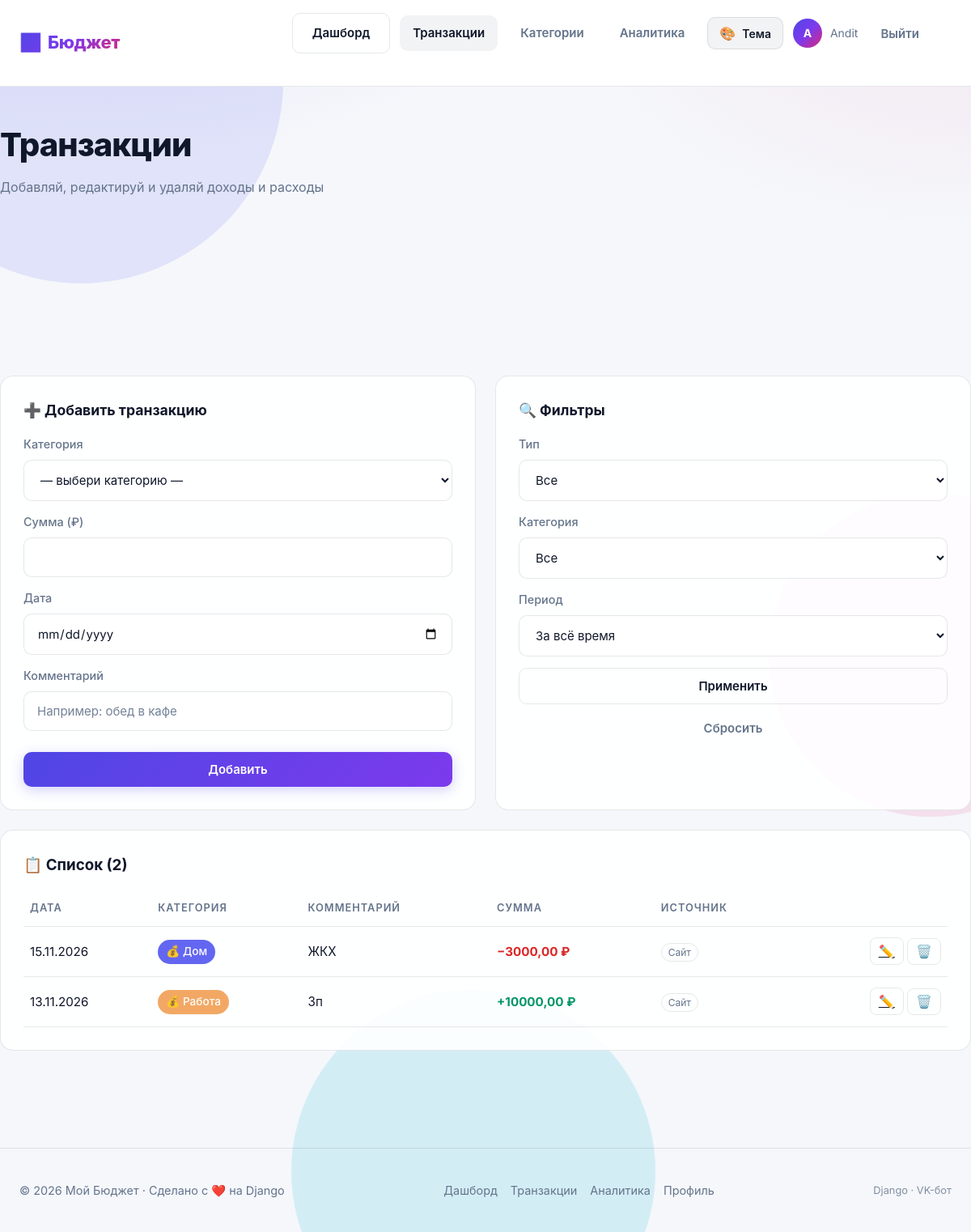
Screenshot of /finance/transactions/ (signed in) with the database file from the repository.
### finance/models.py (models this page shows, shortened)
class Transaction(models.Model):
    SOURCE_CHOICES = [
        ('web', 'Сайт'),
        ('vk', 'ВК-бот'),
    ]
    user = models.ForeignKey(User, on_delete=models.CASCADE, related_name='transactions')
    category = models.ForeignKey(Category, on_delete=models.CASCADE, related_name='transactions')
    amount = models.DecimalField('Сумма', max_digits=10, decimal_places=2)
    date = models.DateField('Дата')
    comment = models.CharField('Комментарий', max_length=200, blank=True)
    source = models.CharField('Источник', max_length=10, choices=SOURCE_CHOICES, default='web')
    created_at = models.DateTimeField('Создано', auto_now_add=True)
    class Meta:
        verbose_name = 'Транзакция'
        verbose_name_plural = 'Транзакции'
        ordering = ['-date', '-created_at']
    @property
    def is_income(self):
        return self.category.type == 'income'

class Category(models.Model):
    TYPE_CHOICES = [
        ('income', 'Доход'),
        ('expense', 'Расход'),
    ]
    user = models.ForeignKey(User, on_delete=models.CASCADE, related_name='categories')
    name = models.CharField('Название', max_length=50)
    type = models.CharField('Тип', max_length=10, choices=TYPE_CHOICES)
    color = models.CharField('Цвет', max_length=7, default='#6366f1')
    icon = models.CharField('Иконка', max_length=30, blank=True, default='💰')
    class Meta:
        verbose_name = 'Категория'
        verbose_name_plural = 'Категории'
        ordering = ['type', 'name']
        unique_together = ('user', 'name', 'type')
    def __str__(self):
        return f'{self.icon} {self.name} ({self.get_type_display()})'

### finance/views.py (the view)
# urls.py: path('transactions/', views.transactions_list, name='transactions_list'),
@login_required
def transactions_list(request):
    qs = Transaction.objects.filter(user=request.user).select_related('category')
    type_filter = request.GET.get('type')  # income / expense
    cat_filter = request.GET.get('category')
    period = request.GET.get('period')  # month / all
    if type_filter in ('income', 'expense'):
        qs = qs.filter(category__type=type_filter)
    if cat_filter:
        qs = qs.filter(category_id=cat_filter)
    if period == 'month':
        today = timezone.localdate()
        qs = qs.filter(date__year=today.year, date__month=today.month)
    if request.method == 'POST':
        form = TransactionForm(request.POST, user=request.user)
        if form.is_valid():
            t = form.save(commit=False)
            t.user = request.user
            t.source = 'web'
            t.save()
            messages.success(request, f'Транзакция добавлена: {t}')
            params = request.GET.copy()
            params['added'] = '1'
            return redirect(f"{reverse('transactions_list')}?{params.urlencode()}")
        else:
            messages.error(request, 'Проверь форму — есть ошибки')
    else:
        form = TransactionForm(user=request.user, initial={'date': date.today()})
    totals = qs.aggregate(
        income=Sum('amount', filter=Q(category__type='income')),
        expense=Sum('amount', filter=Q(category__type='expense')),
    )
    income = totals['income'] or Decimal('0')
    expense = totals['expense'] or Decimal('0')
    categories = Category.objects.filter(user=request.user)
    return render(request, 'finance/transactions_list.html', {
        'transactions': qs,
        'form': form,
        'categories': categories,
        'type_filter': type_filter or '',
        'cat_filter': cat_filter or '',
        'period': period or 'all',
        'income_total': income,
        'expense_total': expense,
        'balance': income - expense,
    })

### finance/forms.py (shortened to what this page needs)
class TransactionForm(forms.ModelForm):
    class Meta:
        model = Transaction
        fields = ['category', 'amount', 'date', 'comment']
        widgets = {
            'date': forms.DateInput(attrs={'type': 'date'}),
            'comment': forms.TextInput(attrs={'placeholder': 'Например: обед в кафе'}),
        }
        labels = {
            'category': 'Категория',
            'amount': 'Сумма (₽)',
            'date': 'Дата',
            'comment': 'Комментарий',
        }
    def __init__(self, *args, **kwargs):
        self.user = kwargs.pop('user', None)
        super().__init__(*args, **kwargs)
        if self.user:
            self.fields['category'].queryset = Category.objects.filter(user=self.user)
            self.fields['category'].empty_label = '— выбери категорию —'

### finance/templates/finance/transactions_list.html (shortened to what this page needs)
{% extends "base.html" %}
{% block content %}
<div class="container dashboard">
    <div class="dashboard-header">
        <h1>Транзакции</h1>
        <p style="color: var(--text-muted);">Добавляй, редактируй и удаляй доходы и расходы</p>
    </div>
    <div class="stats-grid">
    </div>
    <div class="two-columns">
        <div class="form-card">
            <h3>➕ Добавить транзакцию</h3>
            {% if not categories %}
            <p style="color: var(--text-muted); margin-top: 12px;">
                Сначала создай хотя бы одну <a href="{% url 'categories_list' %}"
                    style="color: var(--accent);">категорию</a>.
            </p>
            {% else %}
            <form method="post" style="margin-top: 16px;">
                <div class="form-group">
                    <label for="{{ form.category.id_for_label }}">Категория</label>
                    {{ form.category }}
                </div>
                <div class="form-group">
                    <label for="{{ form.amount.id_for_label }}">Сумма (₽)</label>
                    {{ form.amount }}
                </div>
                <div class="form-group">
                    <label for="{{ form.date.id_for_label }}">Дата</label>
                    {{ form.date }}
                </div>
                <div class="form-group">
                    <label for="{{ form.comment.id_for_label }}">Комментарий</label>
                    {{ form.comment }}
                </div>
                <button type="submit" class="btn btn-primary" style="width:100%; margin-top: 12px;">Добавить</button>
            </form>
            {% endif %}
        </div>
        <div class="form-card">
            <h3>🔍 Фильтры</h3>
            <form method="get" style="margin-top: 16px;">
                <div class="form-group">
                    <label>Тип</label>
                    <select name="type" class="form-control">
                        <option value="">Все</option>
                    </select>
                </div>
                <div class="form-group">
                    <label>Категория</label>
                    <select name="category" class="form-control">
                        <option value="">Все</option>
                    </select>
                </div>
                <div class="form-group">
                    <label>Период</label>
                    <select name="period" class="form-control">
                        <option value="all" {% if period == 'all' %}selected{% endif %}>За всё время</option>
                    </select>
                </div>
                <button type="submit" class="btn btn-outline" style="width:100%;">Применить</button>
                <a href="{% url 'transactions_list' %}" class="btn btn-ghost"
                    style="width:100%; margin-top: 8px;">Сбросить</a>
            </form>
        </div>
    </div>
    <div class="transactions-table-wrapper">
        <h3 style="margin-bottom: 16px;">📋 Список ({{ transactions|length }})</h3>
        {% if transactions %}
        <div style="overflow-x: auto; -webkit-overflow-scrolling: touch;">
            <table class="transactions-table">
                <thead>
                    <tr>
                        <th>Дата</th>
                        <th>Категория</th>
                        <th>Комментарий</th>
                        <th>Сумма</th>
                        <th>Источник</th>
                        <th></th>
                    </tr>
                </thead>
                <tbody>
                    {% for t in transactions %}
                    <tr>
                        <td>{{ t.date|date:"d.m.Y" }}</td>
                        <td>
                            {% if t.category %}
                            <span class="cat-badge"style="background-color: {{ t.category.color|default:'#6366f1' }}; color: #fff;">
                                {{ t.category.icon }} {{ t.category.name }}
                            </span>
                            {% else %}
                            <span class="cat-badge" style="background-color: #6366f1; color: #fff;">Без категории</span>
                            {% endif %}
                        </td>
                        <td>{{ t.comment|default:"—" }}</td>
                        <td class="{% if t.is_income %}amount-income{% else %}amount-expense{% endif %}">
                            {% if t.is_income %}+{% else %}−{% endif %}{{ t.amount }} ₽
                        </td>
                        <td><span class="source-badge">{{ t.get_source_display }}</span></td>
                        <td class="actions-cell">
                            <a href="{% url 'transaction_edit' t.pk %}" class="btn-icon">✏️</a>
                            <form method="post" action="{% url 'transaction_delete' t.pk %}" style="display:inline;"
                                onsubmit="return confirm('Удалить транзакцию?');">
                                <button type="submit" class="btn-icon">🗑️</button>
                            </form>
                        </td>
                    </tr>
                    {% endfor %}
                </tbody>
            </table>
        </div>
        {% else %}
        <div class="empty-state">
            <div class="icon">📭</div>
            <h3>Транзакций нет</h3>
            <p>Добавь первую через форму выше или измени фильтры.</p>
        </div>
        {% endif %}
    </div>
</div>
{% endblock %}

### accounts/templates/base.html (shortened to what this page needs)
{% load static %}
<!DOCTYPE html>
<html lang="ru" data-theme="midnight" data-effects="on">
<head>
    <link rel="stylesheet" href="{% static 'css/style.css' %}?v=20261123">
</head>
<body>
<div class="bg-blobs">
    <div class="blob"></div>
    <div class="blob"></div>
</div>
<nav class="navbar">
    <div class="nav-inner">
        <a href="{% url 'home' %}" class="logo">📊 <span>Бюджет</span></a>
        <div class="nav-links" id="navLinks">
            {% with current=request.resolver_match.url_name %}
            {% if user.is_authenticated %}
            <a href="{% url 'dashboard' %}" class="btn btn-outline {% if current == 'dashboard' %}is-active{% endif %}">Дашборд</a>
            <a href="{% url 'transactions_list' %}" class="btn btn-ghost {% if current == 'transactions_list' or current == 'transaction_edit' %}is-active{% endif %}">Транзакции</a>
            <a href="{% url 'categories_list' %}" class="btn btn-ghost {% if current == 'categories_list' %}is-active{% endif %}">Категории</a>
            <a href="{% url 'analytics' %}" class="btn btn-ghost {% if current == 'analytics' %}is-active{% endif %}">Аналитика</a>
            {% else %}
            <a href="{% url 'login' %}" class="btn btn-ghost {% if current == 'login' %}is-active{% endif %}">Вход</a>
            <a href="{% url 'register' %}" class="btn btn-primary">Начать</a>
            {% endif %}
            {% endwith %}
            <div class="theme-switcher" id="themeSwitcher">
                <button type="button" class="theme-toggle" id="themeToggle"
                        aria-haspopup="true" aria-expanded="false" aria-controls="themeMenu">
                    <span class="theme-toggle-icon" aria-hidden="true">🎨</span>
                    <span>Тема</span>
                </button>
            </div>
            {% if user.is_authenticated %}
            <a href="{% url 'profile' %}" class="user-badge" style="text-decoration:none;">
                <div class="avatar">{{ user.username|first|upper }}</div>
                <span class="username">{{ user.username }}</span>
            </a>
            <form method="post" action="{% url 'logout' %}" class="logout-form">
                <button type="submit" class="btn btn-ghost">Выйти</button>
            </form>
            {% endif %}
        </div>
    </div>
</nav>
<main>
    {% block content %}{% endblock %}
</main>
<footer>
    <div class="container footer-inner">
        <p>© {% now "Y" %} Мой Бюджет · Сделано с ❤️ на Django</p>
        <nav class="footer-nav" aria-label="Навигация в подвале">
            {% if user.is_authenticated %}
            <a href="{% url 'dashboard' %}">Дашборд</a>
            <a href="{% url 'transactions_list' %}">Транзакции</a>
            <a href="{% url 'analytics' %}">Аналитика</a>
            <a href="{% url 'profile' %}">Профиль</a>
            {% else %}
            <a href="{% url 'login' %}">Вход</a>
            <a href="{% url 'register' %}">Регистрация</a>
            {% endif %}
        </nav>
        <p class="footer-note">Django · VK-бот</p>
    </div>
</footer>
</body>
</html>

### rows the page displays
Transaction: date "15.11.2026", category.icon "💰", category.name "Дом", comment "ЖКХ", amount "3000,00", source "Сайт"
Transaction: date "13.11.2026", category.icon "💰", category.name "Работа", comment "Зп", amount "10000,00", source "Сайт"

### other values shown
{{ user.username|first|upper }} "A"
{{ user.username }} "Andit"
{{ transactions|length }} "2"
